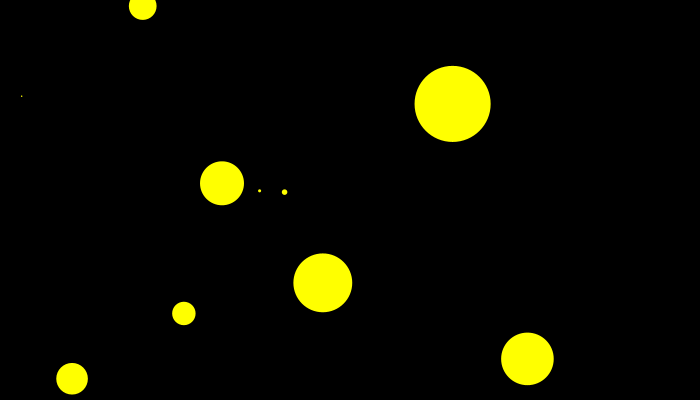
Frame 1 (no input)
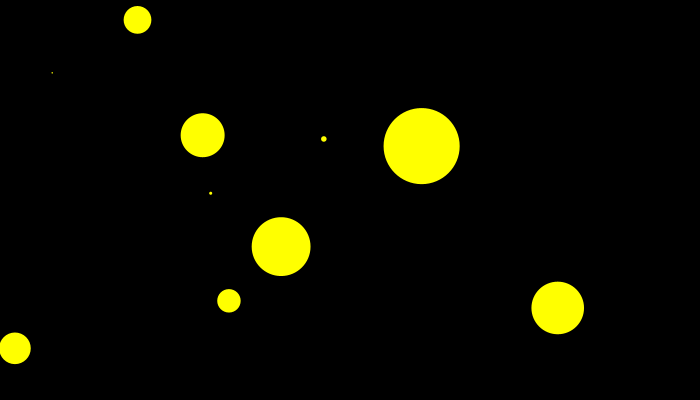
Frame 60 (the mouse pressed at the canvas centre just before this capture)
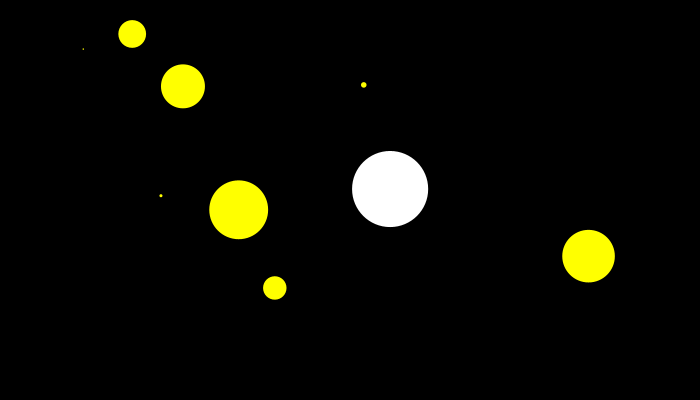
Frame 120 (the mouse held since frame 60 and released just before this capture)

The Processing sketch that drew these frames (run headless with seeded random() and noise(); from frame 60 on, the mouse is pressed at the canvas centre):

// Processing sketch: processing_35749
// ── processing_35749.pde

  int count = 10;
  
  int ballSize = 80;
 
  
  float[][] ball = new float[count][5];
  int sel = 0;
  
  boolean dragging=false;
  void mouseDragged(){
    dragging=true;
  }
  void mouseReleased(){
    dragging=false;
    
    }
  void setup(){
    
    frameRate(10);
    size(700,400);
    for(int j=0;j< count;j++){
      ball[j][0]=random(width); // X 
      ball[j][1]=random(height); // Y
      ball[j][2]=random(ballSize); // Radius        
      ball[j][3]=random(-1,1); // X Speed
      ball[j][4]=random(-1,1); // Y Speed    
    }
  }

  
  void draw(){
    background(0);
    for (int j=0;j< count;j++){
    noStroke();
    float radi=ball[j][2];
    float diam=radi/2;
    
    if( dist(ball[j][0],ball[j][1],mouseX,mouseY) < radi ){
    fill(255);
   
    sel=1;
    
    if (dragging){
      
      ball[j][0]=mouseX;
      ball[j][1]=mouseY;
      }
    } else {
      
      fill(255,255,0);
      
      sel=0;
      
    }
    
    ellipse(ball[j][0],ball[j][1],radi,radi);
    
    ball[j][0]+=ball[j][3];
    ball[j][1]+=ball[j][4];
    //filter(BLUR);
    }
  }
